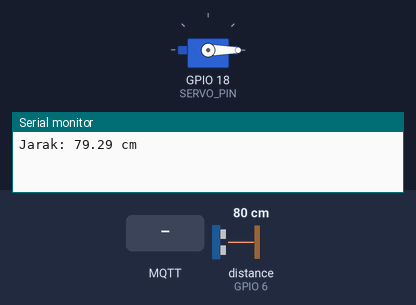
Simulated run of this sketch. Board: ESP32-S3. On the bench: servo, the last lines printed to the serial monitor. Wiring (inferred from the names in the program): ultrasonic range finder: trigger GPIO 5; echo GPIO 6. Inputs (shaded band) come from the test bench; at power-on: distance to the obstacle (sensor on GPIO 6) 80 cm. The echo pulse lasts 58.3 µs per cm; WiFi joins after 1.5 s; servers stay silent unless stated; random numbers use the default seed unless the sketch sets one; no MQTT or app messages arrive unless stated.

Above: at 1.2 s.
1.3 s: distance to the obstacle (sensor on GPIO 6) set to 2 cm
3.5 s: MQTT message "OPEN" arrives on the first subscribed topic
At 4.6 s:
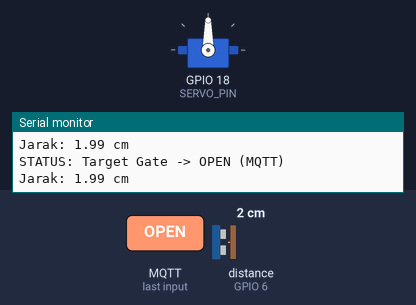
5.3 s: distance to the obstacle (sensor on GPIO 6) set to 18 cm
7.5 s: MQTT message "LOCKED" arrives on the first subscribed topic
At 7.65 s:
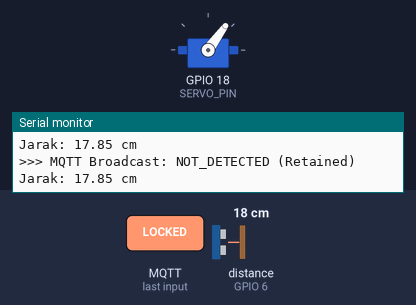
Timing chart, 0 to 10.3 s (numbered marks = the images above; inputs shaded):
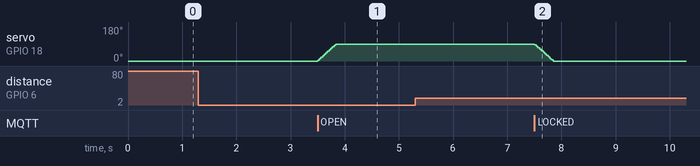

The sketch:

unitA.ino
```cpp
#include <WiFi.h>
#include <DNSServer.h>
#include <WebServer.h>
#include <PubSubClient.h>
#include <ESP32Servo.h>

// --- 1. KONFIGURASI NETWORK ---
const char* ssid = "siril";
const char* password = "abcde12345";
const char* mqtt_server = "10.249.47.221";

// Konfigurasi WiFi Offline (Untuk Scan NFC Sticker)
const char* ap_ssid = "G-GATE-OFFLINE";
const char* ap_password = "buka-pintu-dong";

// --- 2. PIN HARDWARE ---
const int TRIG_PIN = 5;
const int ECHO_PIN = 6;
const int SERVO_PIN = 18;
const int DISTANCE_THRESHOLD = 10;

// ==========================================================
// KALIBRASI SUDUT GERBANG GESER (SESUAIKAN DENGAN MAKETMU)
// ==========================================================
const int SERVO_LOCKED_ANGLE = 0;   // Sudut saat gerbang menutup rapat
const int SERVO_OPEN_ANGLE = 90;   // Sudut saat gerbang terbuka penuh
const int SERVO_SPEED_MS = 15;      // Jeda per 1 derajat (Makin besar = makin lambat & halus)

// --- 3. VARIABEL & OBJEK ---
Servo gateServo;
WiFiClient espClient;
PubSubClient client(espClient);
DNSServer dnsServer;
WebServer server(80);

bool autoCloseActive = false;
unsigned long openStartTime = 0;
const long closeDelay = 30000;

bool lastCarPresentState = false;
bool firstConnect = true;

// VARIABEL UNTUK LOGIKA GERBANG HALUS
int targetServoPos = SERVO_LOCKED_ANGLE;
int currentServoPos = SERVO_LOCKED_ANGLE;
unsigned long lastServoUpdate = 0;

// --- 4. FUNGSI LOGIKA FISIK ---
float getDistance() {
  digitalWrite(TRIG_PIN, LOW);
  delayMicroseconds(2);
  digitalWrite(TRIG_PIN, HIGH);
  delayMicroseconds(10);
  digitalWrite(TRIG_PIN, LOW);
  long duration = pulseIn(ECHO_PIN, HIGH, 30000);
  if (duration == 0) return 999;
  return (duration * 0.034) / 2;
}

void openGate(String source) {
  targetServoPos = SERVO_OPEN_ANGLE;
  autoCloseActive = true;
  openStartTime = millis();

  String statusMsg = "OPEN_VIA_" + source;
  if (client.connected()) {
    client.publish("ggate/unitA/status", statusMsg.c_str(), true);
  }
  Serial.println("STATUS: Target Gate -> OPEN (" + source + ")");
}

// --- 5. WEB SERVER HANDLERS (Offline Mode) ---

// CRITICAL FIX: Mengembalikan seluruh script keamanan PIN ke dalam string pembangun HTML
String buildPage(String title, String message, String color, bool isRoot) {
  String html = "<!DOCTYPE html><html><head>";
  html += "<meta name='viewport' content='width=device-width, initial-scale=1.0, maximum-scale=1.0, user-scalable=no'>";
  html += "<title>G-GATE PORTAL</title>";
  html += "<style>";
  html += "body { background-color: #121212; color: #ffffff; font-family: 'Segoe UI', Tahoma, Geneva, Verdana, sans-serif; text-align: center; margin: 0; padding: 20px; display: flex; flex-direction: column; justify-content: center; align-items: center; min-height: 100vh; }";
  html += ".card { background: #1e1e1e; padding: 40px 20px; border-radius: 20px; border-top: 5px solid " + color + "; box-shadow: 0 10px 30px rgba(0,0,0,0.5); width: 100%; max-width: 400px; box-sizing: border-box; }";
  html += "h1 { color: " + color + "; font-size: 1.8rem; margin-top: 0; margin-bottom: 10px; text-transform: uppercase; letter-spacing: 1px; }";
  html += "p { font-size: 1.1rem; color: #bbbbbb; margin-bottom: 30px; line-height: 1.5; }";
  html += ".btn { background-color: " + color + "; border: none; padding: 18px 20px; font-size: 1.1rem; border-radius: 12px; width: 100%; font-weight: bold; color: #121212; cursor: pointer; box-shadow: 0 4px 15px rgba(0,0,0,0.2); transition: 0.2s; display: block; text-decoration: none; box-sizing: border-box; }";
  html += ".btn-back { background-color: #333333; color: #ffffff; margin-top: 15px; }";
  html += ".btn:active { transform: scale(0.96); }";
  html += "</style></head><body>";

  html += "<div class='card'>";
  html += "<h1>" + title + "</h1>";
  html += "<p>" + message + "</p>";

  if (isRoot) {
    html += "<form id='gateForm' action='/open' method='POST'>";
    html += "<button class='btn' type='button' onclick='checkSecurePin()'>TAP TO OPEN GATE</button>";
    html += "</form>";

    html += "<script>";
    html += "function checkSecurePin() {";
    html += "  let pinInput = prompt('Masukkan 4-Digit PIN Keamanan Rumah:');";
    html += "  if (pinInput === '1234') {";
    html += "    alert('PIN Valid! Memeriksa sensor fisik kendaraan...');";
    html += "    document.getElementById('gateForm').submit();";
    html += "  } else if (pinInput !== null) {"; // FIX: Sekarang sudah aman di dalam string HTML
    html += "    alert('PIN Salah! Akses ditolak.');";
    html += "  }";
    html += "}";
    html += "</script>";
  } else {
    html += "<a href='/' class='btn btn-back'>KEMBALI KE MENU AWAL</a>";
  }

  html += "</div></body></html>";
  return html;
}

void handleRoot() {
  server.send(200, "text/html", buildPage("G-GATE EMERGENCY", "Koneksi Cloud Terputus.<br>Gunakan akses lokal ini untuk membuka gerbang.", "#00ff88", true));
}

void handleOpen() {
  float dist = getDistance();
  if (dist > 0 && dist <= DISTANCE_THRESHOLD) {
    openGate("OFFLINE_WEB");
    server.send(200, "text/html", buildPage("AKSES DITERIMA", "Gerbang sedang dibuka...<br>Akan tertutup otomatis dalam 30 detik.", "#00ff88", false));
  } else {
    server.send(200, "text/html", buildPage("AKSES DITOLAK", "Kendaraan tidak terdeteksi di depan sensor. Mohon maju sedikit dan coba lagi.", "#ff4d4d", false));
  }
}

// --- 6. MQTT & NETWORK LOGIC ---
void callback(char* topic, byte* payload, unsigned int length) {
  String message;
  for (int i = 0; i < length; i++) message += (char)payload[i];
  message.trim();

  if (message == "OPEN") {
    float dist = getDistance();
    if (dist > 0 && dist <= DISTANCE_THRESHOLD) {
      openGate("MQTT");
    } else {
      client.publish("ggate/unitA/status", "WAITING_FOR_CAR", true);
    }
  } else if (message == "LOCKED") {
    targetServoPos = SERVO_LOCKED_ANGLE;
    client.publish("ggate/unitA/status", "LOCKED", true);
    autoCloseActive = false;
  }
}

void reconnect() {
  if (!client.connected()) {
    Serial.print("Connecting MQTT...");
    String clientId = "G_GATE_UNIT_A_" + String(random(0xffff), HEX);
    if (client.connect(clientId.c_str(), "ggate/unitA/online_status", 1, true, "OFFLINE")) {
      Serial.println("CONNECTED");
      client.subscribe("ggate/unitA/command");
      client.publish("ggate/unitA/online_status", "ONLINE", true);
      firstConnect = true;
    }
  }
}

void setup() {
  Serial.begin(115200);
  pinMode(TRIG_PIN, OUTPUT);
  pinMode(ECHO_PIN, INPUT);
  gateServo.attach(SERVO_PIN);
  gateServo.write(currentServoPos);

  WiFi.mode(WIFI_AP_STA);
  WiFi.begin(ssid, password);
  WiFi.softAP(ap_ssid, ap_password);

  dnsServer.start(53, "*", WiFi.softAPIP());

  server.on("/", handleRoot);
  server.on("/generate_204", handleRoot);
  server.on("/open", HTTP_POST, handleOpen);
  server.begin();

  client.setServer(mqtt_server, 1883);
  client.setCallback(callback);
}

void loop() {
  dnsServer.processNextRequest();
  server.handleClient();

  if (WiFi.status() == WL_CONNECTED) {
    if (!client.connected()) reconnect();
    client.loop();
  }

 // LOGIKA UTAMA EKSEKUSI GERBANG HALUS (SMOOTH SWEEP - REVISI 4 DERAJAT)
  if (currentServoPos != targetServoPos) {
    if (millis() - lastServoUpdate >= SERVO_SPEED_MS) {
      int step = 4; // REVISI: Lompat 4 derajat sekaligus agar torsi kuat menembus gesekan gir PLA+
      int selisih = abs(targetServoPos - currentServoPos);

      if (selisih <= step) {
        currentServoPos = targetServoPos;
      } else if (currentServoPos < targetServoPos) {
        currentServoPos += step;
      } else {
        currentServoPos -= step;
      }

      gateServo.write(currentServoPos);
      lastServoUpdate = millis();
    }
  }

  // Logika Auto-Close
  if (autoCloseActive && (millis() - openStartTime >= closeDelay)) {
    targetServoPos = SERVO_LOCKED_ANGLE;
    if (client.connected()) client.publish("ggate/unitA/status", "LOCKED", true);
    autoCloseActive = false;
    Serial.println(">>> AUTO-CLOSE EXECUTED");
  }

  // Heartbeat & Sensor Ultrasonik
  static unsigned long lastCheck = 0;
  if (millis() - lastCheck > 1000) {
    float d = getDistance();
    Serial.printf("Jarak: %.2f cm\n", d);

    bool currentCarPresent = (d > 0 && d <= DISTANCE_THRESHOLD);

    if (currentCarPresent != lastCarPresentState || firstConnect) {
      lastCarPresentState = currentCarPresent;
      firstConnect = false;

      if (client.connected()) {
        const char* payload = currentCarPresent ? "PRESENT" : "NOT_DETECTED";
        client.publish("ggate/unitA/car_status", payload, true);
        Serial.printf(">>> MQTT Broadcast: %s (Retained)\n", payload);
      }
    }
    lastCheck = millis();
  }
}
```

Measured:
- after the input at 3.5 s, servo on GPIO 18 (SERVO_PIN): moves from 0° to 90° over 0.33 s, starting at once
- after the input at 7.5 s, servo on GPIO 18 (SERVO_PIN): moves from 90° to 0° over 0.35 s, starting at once
